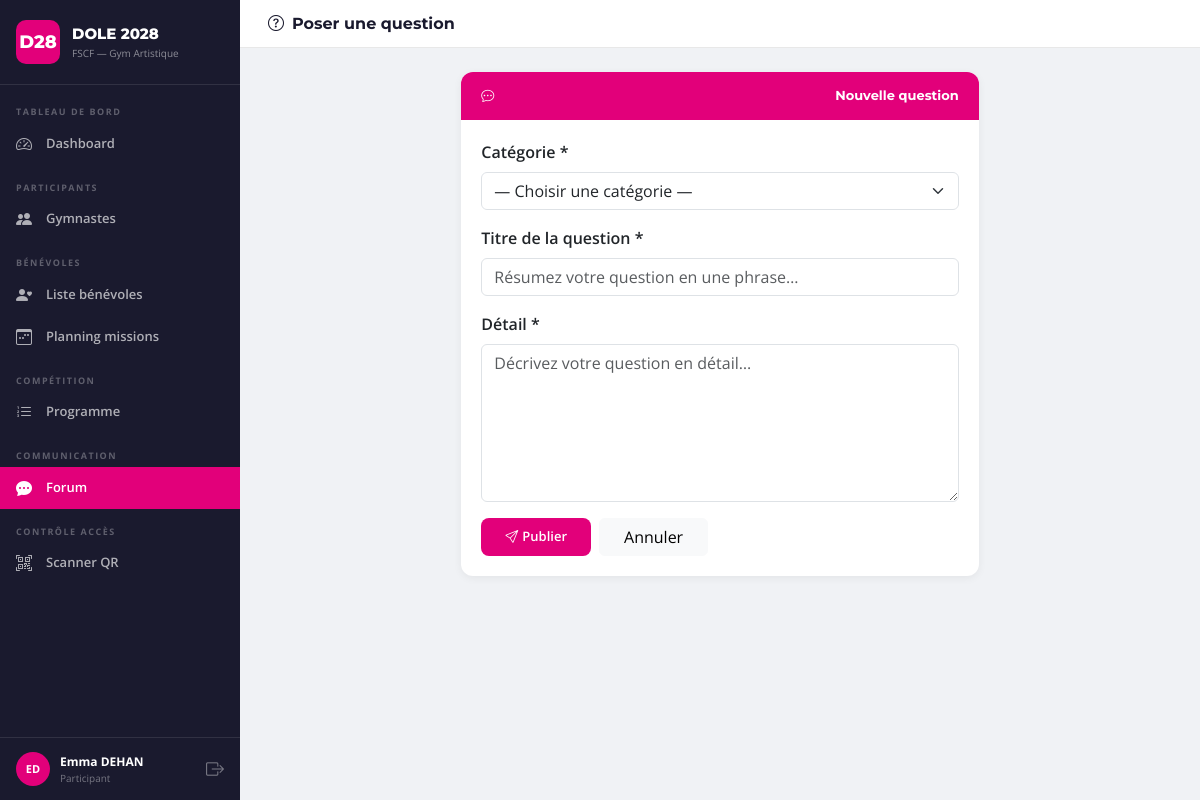
Page /forum/ask (signed in) on the committed database.
### tables this page shows
CREATE TABLE users (
            id INTEGER PRIMARY KEY AUTOINCREMENT,
            email TEXT UNIQUE NOT NULL,
            password_hash TEXT NOT NULL,
            nom TEXT NOT NULL,
            prenom TEXT NOT NULL,
            role TEXT NOT NULL DEFAULT 'participant',
            created_at TEXT DEFAULT (datetime('now'))
        );

### app.py (the view, shortened to what this page needs)
@app.route('/forum/ask', methods=['GET','POST'])
@login_required
def forum_ask():
    conn = get_db()
    cats = conn.execute('SELECT * FROM forum_categories ORDER BY ordre').fetchall()
    conn.close()
    return render_template('forum_ask.html', cats=cats)

### app.py (called while the page is built)
def get_db():
    conn = sqlite3.connect(DATABASE)
    conn.row_factory = sqlite3.Row
    return conn

@login_manager.user_loader
def load_user(uid):
    conn = get_db()
    row = conn.execute('SELECT * FROM users WHERE id=?', (uid,)).fetchone()
    conn.close()
    return User(row) if row else None

    @property
    def is_admin(self): return self.role == 'admin'

    @property
    def is_staff(self): return self.role in ('admin', 'responsable')

    @property
    def full_name(self): return f"{self.prenom} {self.nom}"

### templates/forum_ask.html (shortened to what this page needs)
{% extends 'base.html' %}
{% block page_title %}<i class="bi bi-question-circle me-2"></i>Poser une question{% endblock %}
{% block content %}
<div class="row justify-content-center">
<div class="col-lg-7">
<div class="fscf-card">
  <div class="fscf-card-header pink"><i class="bi bi-chat-dots me-2"></i>Nouvelle question</div>
  <div class="fscf-card-body">
    <form method="POST">
      <div class="row g-3">
        <div class="col-12">
          <label class="form-label fw-semibold">Catégorie *</label>
          <select name="cat" class="form-select" required>
            <option value="">— Choisir une catégorie —</option>
          </select>
        </div>
        <div class="col-12">
          <label class="form-label fw-semibold">Titre de la question *</label>
          <input type="text" name="titre" class="form-control" required placeholder="Résumez votre question en une phrase…" maxlength="150">
        </div>
        <div class="col-12">
          <label class="form-label fw-semibold">Détail *</label>
          <textarea name="contenu" class="form-control" rows="6" required placeholder="Décrivez votre question en détail…"></textarea>
        </div>
        <div class="col-12 d-flex gap-2">
          <button type="submit" class="btn-fscf px-4 py-2"><i class="bi bi-send me-1"></i>Publier</button>
          <a href="{{ url_for('forum') }}" class="btn btn-light px-4">Annuler</a>
        </div>
      </div>
    </form>
  </div>
</div>
</div>
</div>
{% endblock %}

### templates/base.html (shortened to what this page needs)
<!DOCTYPE html>
<html lang="fr">
<head>
<link href="https://cdn.jsdelivr.net/npm/bootstrap@5.3.3/dist/css/bootstrap.min.css" rel="stylesheet">
<link href="https://cdn.jsdelivr.net/npm/bootstrap-icons@1.11.3/font/bootstrap-icons.css" rel="stylesheet">
<link href="{{ url_for('static', filename='css/style.css') }}" rel="stylesheet">
</head>
<body>
{% if current_user.is_authenticated %}
<div class="sidebar">
  <div class="sidebar-brand">
    <div class="brand-logo">D28</div>
    <div>
      <div class="brand-title">DOLE 2028</div>
      <div class="brand-sub">FSCF — Gym Artistique</div>
    </div>
  </div>
  <nav class="sidebar-nav">
    <div class="nav-section">Tableau de bord</div>
    <a href="{{ url_for('dashboard') }}" class="nav-link {% if request.endpoint=='dashboard' %}active{% endif %}">
      <i class="bi bi-speedometer2"></i> Dashboard
    </a>
    <div class="nav-section mt-2">Participants</div>
    <a href="{{ url_for('participants_list') }}" class="nav-link {% if 'participant' in request.endpoint %}active{% endif %}">
      <i class="bi bi-people-fill"></i> Gymnastes
    </a>
    <div class="nav-section mt-2">Bénévoles</div>
    <a href="{{ url_for('benevoles_list') }}" class="nav-link {% if request.endpoint=='benevoles_list' or request.endpoint=='benevole_new' or request.endpoint=='benevole_edit' %}active{% endif %}">
      <i class="bi bi-person-heart"></i> Liste bénévoles
    </a>
    <a href="{{ url_for('planning') }}" class="nav-link {% if request.endpoint=='planning' %}active{% endif %}">
      <i class="bi bi-calendar3-week"></i> Planning missions
    </a>
    <div class="nav-section mt-2">Compétition</div>
    <a href="{{ url_for('programme') }}" class="nav-link {% if 'programme' in request.endpoint %}active{% endif %}">
      <i class="bi bi-list-ol"></i> Programme
    </a>
    <div class="nav-section mt-2">Communication</div>
    <a href="{{ url_for('forum') }}" class="nav-link {% if 'forum' in request.endpoint %}active{% endif %}">
      <i class="bi bi-chat-dots-fill"></i> Forum
    </a>
    <div class="nav-section mt-2">Contrôle accès</div>
    <a href="{{ url_for('scanner') }}" class="nav-link {% if request.endpoint=='scanner' %}active{% endif %}">
      <i class="bi bi-qr-code-scan"></i> Scanner QR
    </a>
  </nav>
  <div class="sidebar-footer">
    <div class="user-info">
      <div class="user-avatar">{{ current_user.prenom[0] }}{{ current_user.nom[0] }}</div>
      <div>
        <div class="user-name">{{ current_user.full_name }}</div>
        <div class="user-role">{{ current_user.role }}</div>
      </div>
    </div>
    <a href="{{ url_for('logout') }}" class="btn-logout"><i class="bi bi-box-arrow-right"></i></a>
  </div>
</div>
<div class="main-content">
  <div class="topbar">
    <h5 class="topbar-title">{% block page_title %}{% endblock %}</h5>
  </div>
  <div class="content-area">
    {% block content %}{% endblock %}
  </div>
</div>
{% else %}
{% block auth_content %}{% endblock %}
{% endif %}
</body>
</html>

### static/css/style.css (style rules this page uses)
:root { --pink: #E2007A; --navy: #1a1a2e; --blue: #0066CC; --green: #009944; --sidebar-w: 240px; }
* { box-sizing: border-box; }
body { font-family: 'Open Sans', sans-serif; background: #f0f2f5; margin: 0; }
.sidebar { width: var(--sidebar-w); height: 100vh; position: fixed; top: 0; left: 0; background: var(--navy); display: flex; flex-direction: column; overflow-y: auto; z-index: 100; }
.sidebar-brand { display: flex; align-items: center; gap: 12px; padding: 20px 16px; border-bottom: 1px solid rgba(255,255,255,.1); }
.brand-logo { background: var(--pink); color: white; font-family: 'Montserrat', sans-serif; font-weight: 800; font-size: 18px; width: 44px; height: 44px; border-radius: 10px; display: flex; align-items: center; justify-content: center; flex-shrink: 0; }
.brand-title { font-family: 'Montserrat', sans-serif; font-weight: 800; color: white; font-size: 15px; }
.brand-sub { color: rgba(255,255,255,.5); font-size: 10px; }
.sidebar-nav { flex: 1; padding: 12px 0; }
.nav-section { font-size: 9px; font-weight: 700; letter-spacing: 1.5px; text-transform: uppercase; color: rgba(255,255,255,.3); padding: 8px 16px 4px; }
.sidebar-nav .nav-link { display: flex; align-items: center; gap: 10px; padding: 9px 16px; color: rgba(255,255,255,.65); font-size: 13px; font-weight: 600; border-radius: 0; transition: all .15s; }
.sidebar-nav .nav-link.active { color: white; background: var(--pink); }
.sidebar-nav .nav-link i { font-size: 16px; width: 20px; }
.sidebar-footer { padding: 14px 16px; border-top: 1px solid rgba(255,255,255,.1); display: flex; align-items: center; gap: 10px; }
.user-info { display: flex; align-items: center; gap: 10px; flex: 1; min-width: 0; }
.user-avatar { background: var(--pink); color: white; width: 34px; height: 34px; border-radius: 50%; display: flex; align-items: center; justify-content: center; font-size: 11px; font-weight: 700; flex-shrink: 0; }
.user-name { color: white; font-size: 12px; font-weight: 700; white-space: nowrap; overflow: hidden; text-overflow: ellipsis; }
.user-role { color: rgba(255,255,255,.4); font-size: 10px; text-transform: capitalize; }
.btn-logout { color: rgba(255,255,255,.4); font-size: 18px; text-decoration: none; transition: color .15s; }
.main-content { margin-left: var(--sidebar-w); min-height: 100vh; }
.topbar { background: white; padding: 14px 28px; border-bottom: 1px solid #e8e8e8; display: flex; align-items: center; justify-content: space-between; position: sticky; top: 0; z-index: 50; }
.topbar-title { font-family: 'Montserrat', sans-serif; font-weight: 700; color: var(--navy); margin: 0; font-size: 16px; }
.content-area { padding: 24px 28px; }
.fscf-card { background: white; border-radius: 12px; box-shadow: 0 2px 8px rgba(0,0,0,.06); overflow: hidden; }
.fscf-card-header { background: var(--navy); color: white; padding: 14px 20px; font-family: 'Montserrat', sans-serif; font-weight: 700; font-size: 13px; display: flex; align-items: center; justify-content: space-between; }
.fscf-card-header.pink { background: var(--pink); }
.fscf-card-body { padding: 20px; }
.btn-fscf { background: var(--pink); color: white; border: none; border-radius: 8px; padding: 8px 18px; font-weight: 600; font-size: 13px; cursor: pointer; transition: background .15s; }

### rows in the picture
users: prenom "E", nom "D", role "Participant"

### other values in the picture
{{ current_user.full_name }} "Emma DEHAN"
